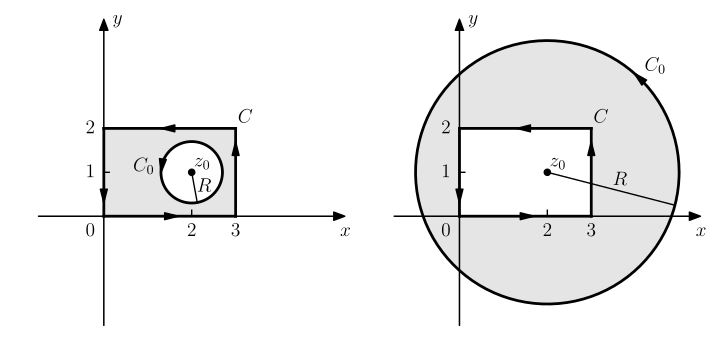

The script that saved this image:
import matplotlib.pyplot as plt
import numpy as np
import math
from matplotlib.patches import Polygon

__author__ = 'ernesto'

plt.rcParams['text.usetex'] = True
plt.rcParams['text.latex.preview'] = True
plt.rcParams['text.latex.preamble'] = [r'\usepackage{amsmath}']


# auxiliar function for plot ticks of equal length in x and y axis despite its scales.
def convert_display_to_data_coordinates(transData, length=10):
    # create a transform which will take from display to data coordinates
    inv = transData.inverted()
    # transform from display coordinates to data coordinates in x axis
    data_coords = inv.transform([(0, 0), (length, 0)])
    # get the length of the segment in data units
    yticks_len = data_coords[1, 0] - data_coords[0, 0]
    # transform from display coordinates to data coordinates in y axis
    data_coords = inv.transform([(0, 0), (0, length)])
    # get the length of the segment in data units
    xticks_len = data_coords[1, 1] - data_coords[0, 1]
    return xticks_len, yticks_len


# parámetros
# z0 = x0 + iy0
x0 = 2
y0 = 1
R = 3
R0 = 0.7
R1 = 3
r = 1

# circulo |z|=1
N = 200
thetas = np.linspace(0, 2 * math.pi, N)
xc0 = x0 + R0 * np.cos(thetas)
yc0 = y0 + R0 * np.sin(thetas)

xc1 = x0 + R1 * np.cos(thetas)
yc1 = y0 + R1 * np.sin(thetas)

# valores maximos y minimos de los ejes
xmin = x0 - R
xmax = x0 + R
ymin = y0 - R
ymax = y0 + R

dx = 0.5
# axis parameters
xmin_ax = xmin - dx
xmax_ax = xmax + dx
ymin_ax = ymin - dx
ymax_ax = ymax + dx

# length of the ticks for all subplot (6 pixels)
display_length = 6  # in pixels
# x ticks labels margin
xtm = -0.45
ytm = -0.2
# font size
fontsize = 14

fig = plt.figure(0, figsize=(9, 4), frameon=False)
############
# C chico  #
############
ax = plt.subplot2grid((4, 8), (0, 0), rowspan=4, colspan=4)
plt.xlim(xmin_ax, xmax_ax)
plt.ylim(ymin_ax, ymax_ax)
plt.gca().set_aspect('equal', adjustable='box')

# horizontal and vertical ticks length
xtl, ytl = convert_display_to_data_coordinates(ax.transData, length=display_length)

# axis arrows
plt.annotate("", xytext=(xmin_ax, 0), xycoords='data', xy=(xmax_ax, 0), textcoords='data',
             arrowprops=dict(width=0.1, headwidth=6, headlength=8, facecolor='black', shrink=0.002))
plt.annotate("", xytext=(0, ymin_ax), xycoords='data', xy=(0, ymax_ax), textcoords='data',
             arrowprops=dict(width=0.1, headwidth=6, headlength=8, facecolor='black', shrink=0.002))

# contorno C1
plt.plot(xc0, yc0, color='k', lw=2, zorder=3)
# flecha y etiqueta
i = 100
plt.annotate("", xytext=(xc0[i-10], yc0[i-10]), xycoords='data', xy=(xc0[i], yc0[i]), textcoords='data',
             arrowprops=dict(width=0.1, headwidth=5, headlength=10, facecolor='k', edgecolor='k', shrink=0.002),
             zorder=10)
plt.text(xc0[i]-0.15, yc0[i]+0.15, r'$C_0$', fontsize=fontsize, ha='right', va='center')

# contorno C
plt.plot([0, 3], [0, 0], 'k-', lw=2, zorder=3)
plt.plot([0, 3], [2, 2], 'k-', lw=2, zorder=3)
plt.plot([0, 0], [0, 2], 'k-', lw=2, zorder=3)
plt.plot([3, 3], [0, 2], 'k-', lw=2, zorder=3)
# flechas
da = 0.2
dd = 0.01
a = 1.5+da
plt.annotate("", xytext=(3, a-dd), xycoords='data', xy=(3, a), textcoords='data',
             arrowprops=dict(width=0.1, headwidth=5, headlength=10, facecolor='k', edgecolor='k', shrink=0.002),
             zorder=10)
a = 0.5-da
plt.annotate("", xytext=(0, a+dd), xycoords='data', xy=(0, a), textcoords='data',
             arrowprops=dict(width=0.1, headwidth=5, headlength=10, facecolor='k', edgecolor='k', shrink=0.002),
             zorder=10)
a = 1.5+da
plt.annotate("", xytext=(a-dd, 0), xycoords='data', xy=(a, 0), textcoords='data',
             arrowprops=dict(width=0.1, headwidth=5, headlength=10, facecolor='k', edgecolor='k', shrink=0.002),
             zorder=10)
a = 1.5-da
plt.annotate("", xytext=(a+dd, 2), xycoords='data', xy=(a, 2), textcoords='data',
             arrowprops=dict(width=0.1, headwidth=5, headlength=10, facecolor='k', edgecolor='k', shrink=0.002),
             zorder=10)
plt.text(3+0.05, 2+0.05, r'$C$', fontsize=fontsize, ha='left', va='bottom')


# puntos z = x0+iy0
ms = 9
plt.plot(x0, y0, 'k.', ms=ms, zorder=5)
plt.text(x0+0.05, y0+0.05, '$z_0$', fontsize=fontsize, ha='left', va='bottom')


# etiquetas de los ejes
plt.text(xmax_ax, xtm, '$x$', fontsize=fontsize, ha='center', va='baseline')
plt.text(-ytm, ymax_ax, '$y$', fontsize=fontsize, ha='left', va='center')

# etiquetas
plt.text(3, xtm, '$3$', fontsize=fontsize, ha='center', va='baseline')
plt.text(ytm, xtm, '$0$', fontsize=fontsize, ha='right', va='baseline')
plt.text(ytm, 2, '$2$', fontsize=fontsize, ha='right', va='center')

# ticks
plt.plot([2, 2], [0, xtl], 'k', lw=1, zorder=3)
plt.text(2, xtm, '$2$', fontsize=fontsize, ha='center', va='baseline')
plt.plot([0, ytl], [1, 1], 'k', lw=1, zorder=3)
plt.text(ytm, 1, '$1$', fontsize=fontsize, ha='right', va='center')

# relleno de la región
vert = np.vstack(([3, 3, 0, 0], [0, 2, 2, 0]))
p2 = Polygon(vert.T, fc=(0.9, 0.9, 0.9), alpha=1, zorder=1)
ax.add_artist(p2)
vert = np.vstack((xc0, yc0))
p1 = Polygon(vert.T, fc="white", alpha=1, zorder=2)
ax.add_artist(p1)

# radio
i = 155
plt.plot([x0, xc0[i]], [y0, yc0[i]], 'k', lw=1, zorder=5)
plt.text((x0+xc0[i])/2+0.22, (y0+yc0[i])/2-0.18, '$R$', fontsize=fontsize, ha='center', va='bottom')

plt.axis('off')

############
# C grande #
############
ax = plt.subplot2grid((4, 8), (0, 4), rowspan=4, colspan=4)

plt.xlim(xmin_ax, xmax_ax)
plt.ylim(ymin_ax, ymax_ax)
plt.gca().set_aspect('equal', adjustable='box')

# horizontal and vertical ticks length
xtl, ytl = convert_display_to_data_coordinates(ax.transData, length=display_length)

# axis arrows
plt.annotate("", xytext=(xmin_ax, 0), xycoords='data', xy=(xmax_ax, 0), textcoords='data',
             arrowprops=dict(width=0.1, headwidth=6, headlength=8, facecolor='black', shrink=0.002))
plt.annotate("", xytext=(0, ymin_ax), xycoords='data', xy=(0, ymax_ax), textcoords='data',
             arrowprops=dict(width=0.1, headwidth=6, headlength=8, facecolor='black', shrink=0.002))

# contorno C1
plt.plot(xc1, yc1, color='k', lw=2)
# flecha y etiqueta
i = 25
plt.annotate("", xytext=(xc1[i], yc1[i]), xycoords='data', xy=(xc1[i+2], yc1[i+2]), textcoords='data',
             arrowprops=dict(width=0.1, headwidth=5, headlength=10, facecolor='k', edgecolor='k', shrink=0.002),
             zorder=10)
plt.text(xc1[i]+0.1, yc1[i]+0.1, r'$C_0$', fontsize=fontsize, ha='left', va='bottom')

# contorno C
plt.plot([0, 3], [0, 0], 'k-', lw=2, zorder=3)
plt.plot([0, 3], [2, 2], 'k-', lw=2, zorder=3)
plt.plot([0, 0], [0, 2], 'k-', lw=2, zorder=3)
plt.plot([3, 3], [0, 2], 'k-', lw=2, zorder=3)
# flechas
da = 0.2
dd = 0.01
a = 1.5+da
plt.annotate("", xytext=(3, a-dd), xycoords='data', xy=(3, a), textcoords='data',
             arrowprops=dict(width=0.1, headwidth=5, headlength=10, facecolor='k', edgecolor='k', shrink=0.002),
             zorder=10)
a = 0.5-da
plt.annotate("", xytext=(0, a+dd), xycoords='data', xy=(0, a), textcoords='data',
             arrowprops=dict(width=0.1, headwidth=5, headlength=10, facecolor='k', edgecolor='k', shrink=0.002),
             zorder=10)
a = 1.5+da
plt.annotate("", xytext=(a-dd, 0), xycoords='data', xy=(a, 0), textcoords='data',
             arrowprops=dict(width=0.1, headwidth=5, headlength=10, facecolor='k', edgecolor='k', shrink=0.002),
             zorder=10)
a = 1.5-da
plt.annotate("", xytext=(a+dd, 2), xycoords='data', xy=(a, 2), textcoords='data',
             arrowprops=dict(width=0.1, headwidth=5, headlength=10, facecolor='k', edgecolor='k', shrink=0.002),
             zorder=10)
plt.text(3+0.05, 2+0.05, r'$C$', fontsize=fontsize, ha='left', va='bottom')


# puntos z = x0+iy0
ms = 9
plt.plot(x0, y0, 'k.', ms=ms, zorder=5)
plt.text(x0+0.05, y0+0.05, '$z_0$', fontsize=fontsize, ha='left', va='bottom')


# etiquetas de los ejes
plt.text(xmax_ax, xtm, '$x$', fontsize=fontsize, ha='center', va='baseline')
plt.text(-ytm, ymax_ax, '$y$', fontsize=fontsize, ha='left', va='center')

# etiquetas
plt.text(3, xtm, '$3$', fontsize=fontsize, ha='center', va='baseline')
plt.text(ytm, xtm, '$0$', fontsize=fontsize, ha='right', va='baseline')
plt.text(ytm, 2, '$2$', fontsize=fontsize, ha='right', va='center')

# ticks
plt.plot([2, 2], [0, xtl], 'k', lw=1, zorder=3)
plt.text(2, xtm, '$2$', fontsize=fontsize, ha='center', va='baseline')
plt.plot([0, ytl], [1, 1], 'k', lw=1, zorder=3)
plt.text(ytm, 1, '$1$', fontsize=fontsize, ha='right', va='center')

# relleno de la región
vert = np.vstack((xc1, yc1))
p1 = Polygon(vert.T, fc=(0.9, 0.9, 0.9), alpha=1, zorder=1)
ax.add_artist(p1)
vert = np.vstack(([3, 3, 0, 0], [0, 2, 2, 0]))
p2 = Polygon(vert.T, fc="white", alpha=1, zorder=2)
ax.add_artist(p2)

# radio
i = 191
plt.plot([x0, xc1[i]], [y0, yc1[i]], 'k', lw=1, zorder=5)
plt.text((x0+xc1[i])/2+0.2, (y0+yc1[i])/2, '$R$', fontsize=fontsize, ha='center', va='bottom')

plt.axis('off')


# save as pdf image
plt.savefig('exercise_53_03.pdf', bbox_inches='tight')

plt.show()
